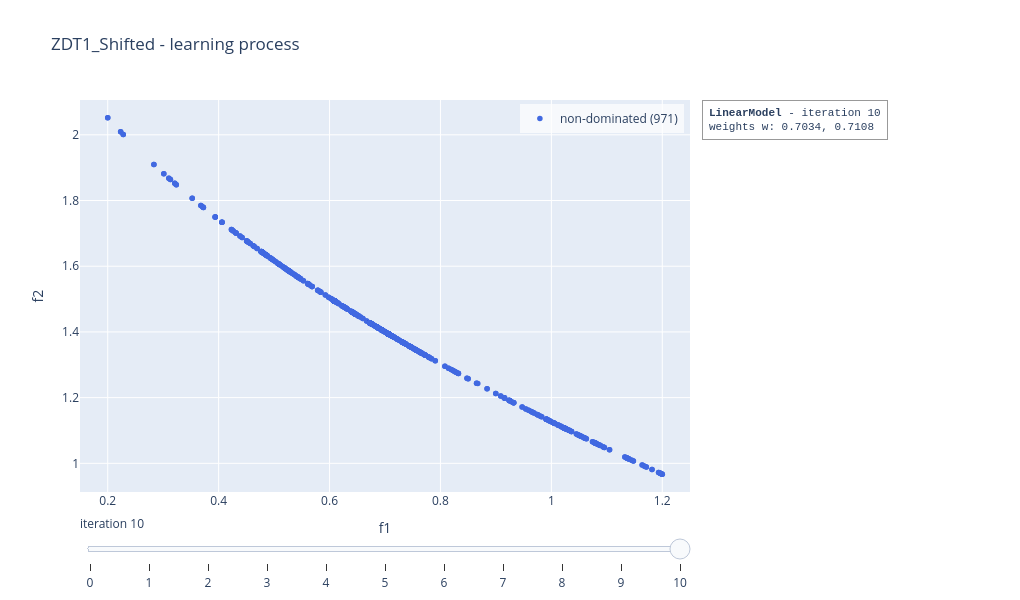

The notebook cell saved with this chart:
### Code cell
linear_model.visualise("learning", show = False)

### Figure 1 — Plotly figure (JSON) as saved in the notebook; plotly's stock layout.template omitted (floating-point values rounded to 4 significant figures; data arrays with more than 128 entries replaced by an {"elided": "..."} marker saying what was removed)
{"data": [{"marker": {"color": "royalblue", "size": 5.5}, "mode": "markers", "name": "non-dominated (971)", "type": "scatter", "x": {"elided": "971 float values"}, "y": {"elided": "971 float values"}}], "layout": {"annotations": [{"align": "left", "bgcolor": "rgba(255,255,255,0.85)", "bordercolor": "#999999", "borderpad": 6, "borderwidth": 1, "font": {"family": "Courier New, monospace", "size": 11}, "showarrow": false, "text": "<b>LinearModel</b> - iteration 10<br>weights w: 0.7034, 0.7108", "x": 1.02, "xanchor": "left", "xref": "paper", "y": 1, "yanchor": "top", "yref": "paper"}], "height": 600, "legend": {"bgcolor": "rgba(255,255,255,0.7)", "x": 0.99, "xanchor": "right", "y": 0.99, "yanchor": "top"}, "margin": {"r": 330}, "showlegend": true, "sliders": [{"active": 10, "currentvalue": {"prefix": "iteration "}, "steps": [{"args": [["0"], {"frame": {"redraw": true}, "mode": "immediate"}], "label": "0", "method": "animate"}, {"args": [["1"], {"frame": {"redraw": true}, "mode": "immediate"}], "label": "1", "method": "animate"}, {"args": [["2"], {"frame": {"redraw": true}, "mode": "immediate"}], "label": "2", "method": "animate"}, {"args": [["3"], {"frame": {"redraw": true}, "mode": "immediate"}], "label": "3", "method": "animate"}, {"args": [["4"], {"frame": {"redraw": true}, "mode": "immediate"}], "label": "4", "method": "animate"}, {"args": [["5"], {"frame": {"redraw": true}, "mode": "immediate"}], "label": "5", "method": "animate"}, {"args": [["6"], {"frame": {"redraw": true}, "mode": "immediate"}], "label": "6", "method": "animate"}, {"args": [["7"], {"frame": {"redraw": true}, "mode": "immediate"}], "label": "7", "method": "animate"}, {"args": [["8"], {"frame": {"redraw": true}, "mode": "immediate"}], "label": "8", "method": "animate"}, {"args": [["9"], {"frame": {"redraw": true}, "mode": "immediate"}], "label": "9", "method": "animate"}, {"args": [["10"], {"frame": {"redraw": true}, "mode": "immediate"}], "label": "10", "method": "animate"}]}], "title": {"text": "ZDT1_Shifted - learning process"}, "width": 1020, "xaxis": {"range": [0.15, 1.25], "title": {"text": "f1"}}, "yaxis": {"range": [0.9127, 2.106], "title": {"text": "f2"}}}}
